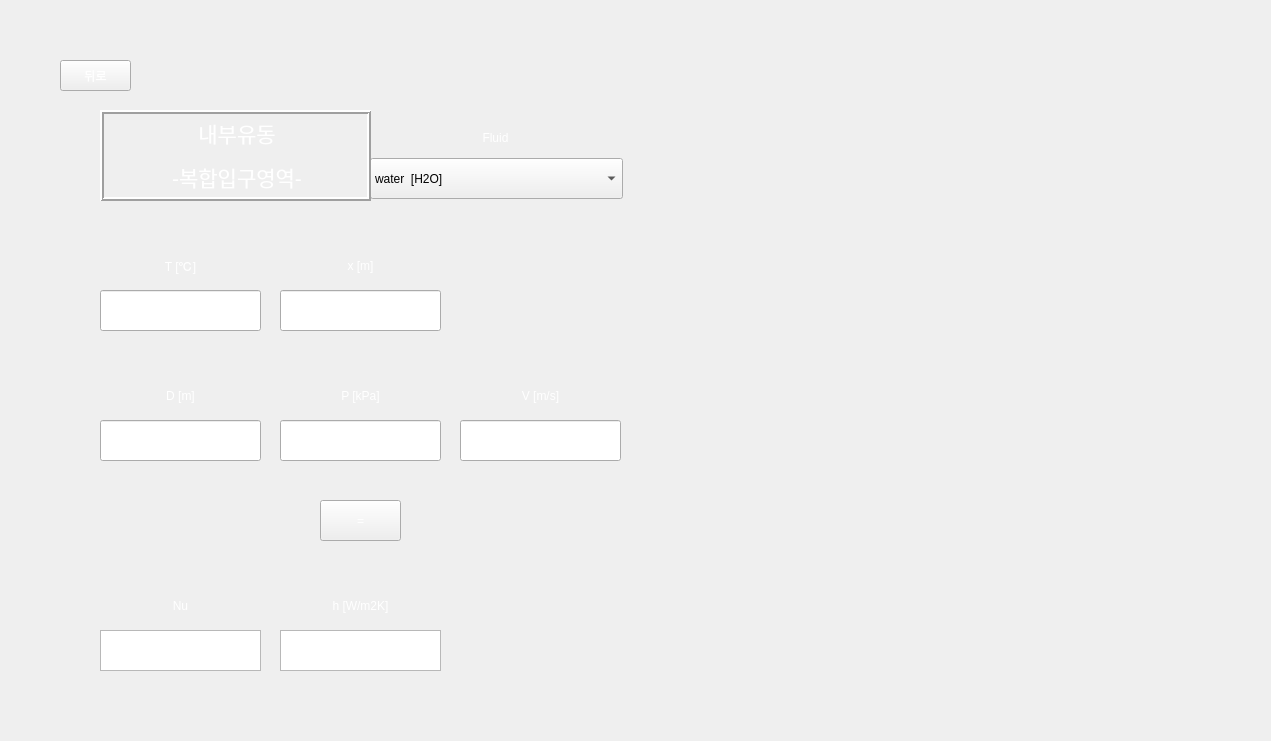
<?xml version="1.0" encoding="UTF-8"?>
<ui version="4.0">
 <class>Form</class>
 <widget class="QWidget" name="Form">
  <property name="geometry">
   <rect>
    <x>0</x>
    <y>0</y>
    <width>1271</width>
    <height>741</height>
   </rect>
  </property>
  <property name="minimumSize">
   <size>
    <width>996</width>
    <height>580</height>
   </size>
  </property>
  <property name="maximumSize">
   <size>
    <width>1271</width>
    <height>741</height>
   </size>
  </property>
  <property name="windowTitle">
   <string>Internal Flow - Combined Entry</string>
  </property>
  <property name="styleSheet">
   <string notr="true">background-image: url(:/background/하얀거.png);</string>
  </property>
  <widget class="QPushButton" name="check">
   <property name="geometry">
    <rect>
     <x>320</x>
     <y>500</y>
     <width>81</width>
     <height>41</height>
    </rect>
   </property>
   <property name="styleSheet">
    <string notr="true">QPushButton {
color: qlineargradient(spread:pad, x1:0, y1:1, x2:1, y2:0, stop:0 rgba(255, 255, 255, 255), stop:1 rgba(255, 255, 255, 255));
background-image: url(:/background/버튼2.png);
font: 20pt &quot;맑은 고딕&quot;;
}
QPushButton:hover{
border-image: url(:/background/버튼클릭2.png);
}</string>
   </property>
   <property name="text">
    <string>=</string>
   </property>
  </widget>
  <widget class="QPushButton" name="pushButton">
   <property name="geometry">
    <rect>
     <x>60</x>
     <y>60</y>
     <width>71</width>
     <height>31</height>
    </rect>
   </property>
   <property name="styleSheet">
    <string notr="true">QPushButton {
color: qlineargradient(spread:pad, x1:0, y1:1, x2:1, y2:0, stop:0 rgba(255, 255, 255, 255), stop:1 rgba(255, 255, 255, 255));
background-image: url(:/background/버튼2.png);
font: 14pt &quot;맑은 고딕&quot;;
}
QPushButton:hover{
border-image: url(:/background/버튼클릭2.png);
}</string>
   </property>
   <property name="text">
    <string>뒤로</string>
   </property>
  </widget>
  <widget class="QLabel" name="label">
   <property name="geometry">
    <rect>
     <x>100</x>
     <y>240</y>
     <width>161</width>
     <height>51</height>
    </rect>
   </property>
   <property name="styleSheet">
    <string notr="true">color: qlineargradient(spread:pad, x1:0, y1:1, x2:1, y2:0, stop:0 rgba(255, 255, 255, 255), stop:1 rgba(255, 255, 255, 255));
background-image: url(:/background/버튼2.png);
font: 20pt &quot;맑은 고딕&quot;;</string>
   </property>
   <property name="text">
    <string>T [℃]</string>
   </property>
   <property name="alignment">
    <set>Qt::AlignCenter</set>
   </property>
  </widget>
  <widget class="QLineEdit" name="T">
   <property name="geometry">
    <rect>
     <x>100</x>
     <y>290</y>
     <width>161</width>
     <height>41</height>
    </rect>
   </property>
   <property name="styleSheet">
    <string notr="true">font: 14pt &quot;맑은 고딕&quot;;
background-image: url(:/background/하얀거.png);</string>
   </property>
  </widget>
  <widget class="QLabel" name="label_8">
   <property name="geometry">
    <rect>
     <x>280</x>
     <y>240</y>
     <width>161</width>
     <height>51</height>
    </rect>
   </property>
   <property name="styleSheet">
    <string notr="true">color: qlineargradient(spread:pad, x1:0, y1:1, x2:1, y2:0, stop:0 rgba(255, 255, 255, 255), stop:1 rgba(255, 255, 255, 255));
background-image: url(:/background/버튼2.png);
font: 20pt &quot;맑은 고딕&quot;;</string>
   </property>
   <property name="text">
    <string>x [m]</string>
   </property>
   <property name="alignment">
    <set>Qt::AlignCenter</set>
   </property>
  </widget>
  <widget class="QLineEdit" name="x">
   <property name="geometry">
    <rect>
     <x>280</x>
     <y>290</y>
     <width>161</width>
     <height>41</height>
    </rect>
   </property>
   <property name="styleSheet">
    <string notr="true">font: 14pt &quot;맑은 고딕&quot;;
background-image: url(:/background/하얀거.png);</string>
   </property>
  </widget>
  <widget class="QLabel" name="label_5">
   <property name="geometry">
    <rect>
     <x>370</x>
     <y>112</y>
     <width>251</width>
     <height>51</height>
    </rect>
   </property>
   <property name="styleSheet">
    <string notr="true">color: qlineargradient(spread:pad, x1:0, y1:1, x2:1, y2:0, stop:0 rgba(255, 255, 255, 255), stop:1 rgba(255, 255, 255, 255));
background-image: url(:/background/버튼2.png);
font: 20pt &quot;맑은 고딕&quot;;</string>
   </property>
   <property name="text">
    <string>Fluid</string>
   </property>
   <property name="alignment">
    <set>Qt::AlignCenter</set>
   </property>
  </widget>
  <widget class="QLabel" name="label_3">
   <property name="geometry">
    <rect>
     <x>100</x>
     <y>370</y>
     <width>161</width>
     <height>51</height>
    </rect>
   </property>
   <property name="styleSheet">
    <string notr="true">color: qlineargradient(spread:pad, x1:0, y1:1, x2:1, y2:0, stop:0 rgba(255, 255, 255, 255), stop:1 rgba(255, 255, 255, 255));
background-image: url(:/background/버튼2.png);
font: 20pt &quot;맑은 고딕&quot;;</string>
   </property>
   <property name="text">
    <string>D [m]</string>
   </property>
   <property name="alignment">
    <set>Qt::AlignCenter</set>
   </property>
  </widget>
  <widget class="QLabel" name="label_4">
   <property name="geometry">
    <rect>
     <x>280</x>
     <y>370</y>
     <width>161</width>
     <height>51</height>
    </rect>
   </property>
   <property name="styleSheet">
    <string notr="true">color: qlineargradient(spread:pad, x1:0, y1:1, x2:1, y2:0, stop:0 rgba(255, 255, 255, 255), stop:1 rgba(255, 255, 255, 255));
background-image: url(:/background/버튼2.png);
font: 20pt &quot;맑은 고딕&quot;;</string>
   </property>
   <property name="text">
    <string>P [kPa]</string>
   </property>
   <property name="alignment">
    <set>Qt::AlignCenter</set>
   </property>
  </widget>
  <widget class="QLabel" name="label_2">
   <property name="geometry">
    <rect>
     <x>460</x>
     <y>370</y>
     <width>161</width>
     <height>51</height>
    </rect>
   </property>
   <property name="styleSheet">
    <string notr="true">color: qlineargradient(spread:pad, x1:0, y1:1, x2:1, y2:0, stop:0 rgba(255, 255, 255, 255), stop:1 rgba(255, 255, 255, 255));
background-image: url(:/background/버튼2.png);
font: 20pt &quot;맑은 고딕&quot;;</string>
   </property>
   <property name="text">
    <string>V [m/s]</string>
   </property>
   <property name="alignment">
    <set>Qt::AlignCenter</set>
   </property>
  </widget>
  <widget class="QLineEdit" name="D">
   <property name="geometry">
    <rect>
     <x>100</x>
     <y>420</y>
     <width>161</width>
     <height>41</height>
    </rect>
   </property>
   <property name="styleSheet">
    <string notr="true">font: 14pt &quot;맑은 고딕&quot;;
background-image: url(:/background/하얀거.png);</string>
   </property>
  </widget>
  <widget class="QLineEdit" name="P">
   <property name="geometry">
    <rect>
     <x>280</x>
     <y>420</y>
     <width>161</width>
     <height>41</height>
    </rect>
   </property>
   <property name="styleSheet">
    <string notr="true">font: 14pt &quot;맑은 고딕&quot;;
background-image: url(:/background/하얀거.png);</string>
   </property>
  </widget>
  <widget class="QLineEdit" name="V">
   <property name="geometry">
    <rect>
     <x>460</x>
     <y>420</y>
     <width>161</width>
     <height>41</height>
    </rect>
   </property>
   <property name="styleSheet">
    <string notr="true">font: 14pt &quot;맑은 고딕&quot;;
background-image: url(:/background/하얀거.png);</string>
   </property>
  </widget>
  <widget class="QLabel" name="label_6">
   <property name="geometry">
    <rect>
     <x>100</x>
     <y>580</y>
     <width>161</width>
     <height>51</height>
    </rect>
   </property>
   <property name="styleSheet">
    <string notr="true">color: qlineargradient(spread:pad, x1:0, y1:1, x2:1, y2:0, stop:0 rgba(255, 255, 255, 255), stop:1 rgba(255, 255, 255, 255));
background-image: url(:/background/버튼2.png);
font: 20pt &quot;맑은 고딕&quot;;</string>
   </property>
   <property name="text">
    <string>Nu</string>
   </property>
   <property name="alignment">
    <set>Qt::AlignCenter</set>
   </property>
  </widget>
  <widget class="QTextBrowser" name="textBrowser">
   <property name="geometry">
    <rect>
     <x>100</x>
     <y>630</y>
     <width>161</width>
     <height>41</height>
    </rect>
   </property>
   <property name="sizePolicy">
    <sizepolicy hsizetype="Fixed" vsizetype="Fixed">
     <horstretch>0</horstretch>
     <verstretch>0</verstretch>
    </sizepolicy>
   </property>
   <property name="maximumSize">
    <size>
     <width>111111</width>
     <height>1111111</height>
    </size>
   </property>
   <property name="styleSheet">
    <string notr="true">font: 14pt &quot;맑은 고딕&quot;;
background-image: url(:/background/하얀거.png);</string>
   </property>
  </widget>
  <widget class="QLabel" name="label_9">
   <property name="geometry">
    <rect>
     <x>280</x>
     <y>580</y>
     <width>161</width>
     <height>51</height>
    </rect>
   </property>
   <property name="styleSheet">
    <string notr="true">color: qlineargradient(spread:pad, x1:0, y1:1, x2:1, y2:0, stop:0 rgba(255, 255, 255, 255), stop:1 rgba(255, 255, 255, 255));
background-image: url(:/background/버튼2.png);
font: 18pt &quot;맑은 고딕&quot;;</string>
   </property>
   <property name="text">
    <string>h [W/m2K]</string>
   </property>
   <property name="alignment">
    <set>Qt::AlignCenter</set>
   </property>
  </widget>
  <widget class="QTextBrowser" name="textBrowser_2">
   <property name="geometry">
    <rect>
     <x>280</x>
     <y>630</y>
     <width>161</width>
     <height>41</height>
    </rect>
   </property>
   <property name="sizePolicy">
    <sizepolicy hsizetype="Fixed" vsizetype="Fixed">
     <horstretch>0</horstretch>
     <verstretch>0</verstretch>
    </sizepolicy>
   </property>
   <property name="maximumSize">
    <size>
     <width>111111</width>
     <height>1111111</height>
    </size>
   </property>
   <property name="styleSheet">
    <string notr="true">font: 14pt &quot;맑은 고딕&quot;;
background-image: url(:/background/하얀거.png);</string>
   </property>
  </widget>
  <widget class="QLabel" name="label_10">
   <property name="geometry">
    <rect>
     <x>0</x>
     <y>0</y>
     <width>1271</width>
     <height>741</height>
    </rect>
   </property>
   <property name="styleSheet">
    <string notr="true">image: url(:/background/배경2.png);</string>
   </property>
   <property name="text">
    <string/>
   </property>
  </widget>
  <widget class="QLabel" name="label_7">
   <property name="geometry">
    <rect>
     <x>690</x>
     <y>400</y>
     <width>511</width>
     <height>271</height>
    </rect>
   </property>
   <property name="styleSheet">
    <string notr="true">image: url(:/background/combined entry-2.PNG);</string>
   </property>
   <property name="text">
    <string/>
   </property>
  </widget>
  <widget class="QLabel" name="label_11">
   <property name="geometry">
    <rect>
     <x>680</x>
     <y>50</y>
     <width>541</width>
     <height>641</height>
    </rect>
   </property>
   <property name="styleSheet">
    <string notr="true">image: url(:/background/combined entry.PNG);</string>
   </property>
   <property name="text">
    <string/>
   </property>
  </widget>
  <widget class="QComboBox" name="fluid_2">
   <property name="geometry">
    <rect>
     <x>370</x>
     <y>158</y>
     <width>253</width>
     <height>41</height>
    </rect>
   </property>
   <property name="styleSheet">
    <string notr="true">background-image: url(:/background/하얀거.png);
font: 11pt &quot;맑은 고딕&quot;;</string>
   </property>
   <item>
    <property name="text">
     <string>water  [H2O]</string>
    </property>
   </item>
   <item>
    <property name="text">
     <string>air</string>
    </property>
   </item>
   <item>
    <property name="text">
     <string>1-Butene  [C4H8]</string>
    </property>
   </item>
   <item>
    <property name="text">
     <string>Acetone  [C3H6O]</string>
    </property>
   </item>
   <item>
    <property name="text">
     <string>Ammonia  [NH3]</string>
    </property>
   </item>
   <item>
    <property name="text">
     <string>Argon  [Ar]</string>
    </property>
   </item>
   <item>
    <property name="text">
     <string>Benzene  [C6H6]</string>
    </property>
   </item>
   <item>
    <property name="text">
     <string>CarbonDioxide  [CO2]</string>
    </property>
   </item>
   <item>
    <property name="text">
     <string>CarbonMonoxide  [CO]</string>
    </property>
   </item>
   <item>
    <property name="text">
     <string>CarbonylSulfide  [COS]</string>
    </property>
   </item>
   <item>
    <property name="text">
     <string>CycloHexane  [C6H12]</string>
    </property>
   </item>
   <item>
    <property name="text">
     <string>CycloPropane  [C3H6]</string>
    </property>
   </item>
   <item>
    <property name="text">
     <string>Cyclopentane  [C5H10]</string>
    </property>
   </item>
   <item>
    <property name="text">
     <string>D4  [C8H24O4Si4]</string>
    </property>
   </item>
   <item>
    <property name="text">
     <string>D5  [C10H30O5Si5]</string>
    </property>
   </item>
   <item>
    <property name="text">
     <string>D6  [C12H36O6Si6]</string>
    </property>
   </item>
   <item>
    <property name="text">
     <string>Deuterium  [D2]</string>
    </property>
   </item>
   <item>
    <property name="text">
     <string>Dichloroethane  [C2Cl2H4]</string>
    </property>
   </item>
   <item>
    <property name="text">
     <string>DiethylEther  [C4H10O]</string>
    </property>
   </item>
   <item>
    <property name="text">
     <string>DimethylCarbonate  [C3H6O3]</string>
    </property>
   </item>
   <item>
    <property name="text">
     <string>DimethylEther  [C2H6O]</string>
    </property>
   </item>
   <item>
    <property name="text">
     <string>Ethane  [C2H6]</string>
    </property>
   </item>
   <item>
    <property name="text">
     <string>Ethanol  [C2H6O]</string>
    </property>
   </item>
   <item>
    <property name="text">
     <string>EthylBenzene  [C8H10]</string>
    </property>
   </item>
   <item>
    <property name="text">
     <string>Ethylene  [C2H4]</string>
    </property>
   </item>
   <item>
    <property name="text">
     <string>EthyleneOxide  [C2H4O]</string>
    </property>
   </item>
   <item>
    <property name="text">
     <string>Fluorine  [F2]</string>
    </property>
   </item>
   <item>
    <property name="text">
     <string>HFE143m  [C2F3H3O]</string>
    </property>
   </item>
   <item>
    <property name="text">
     <string>HeavyWater  [D2O]</string>
    </property>
   </item>
   <item>
    <property name="text">
     <string>Helium  [He]</string>
    </property>
   </item>
   <item>
    <property name="text">
     <string>Hydrogen  [H2]</string>
    </property>
   </item>
   <item>
    <property name="text">
     <string>HydrogenChloride  [ClH]</string>
    </property>
   </item>
   <item>
    <property name="text">
     <string>HydrogenSulfide  [H2S]</string>
    </property>
   </item>
   <item>
    <property name="text">
     <string>IsoButane  [C4H10]</string>
    </property>
   </item>
   <item>
    <property name="text">
     <string>IsoButene  [C4H8]</string>
    </property>
   </item>
   <item>
    <property name="text">
     <string>Isohexane  [C6H14]</string>
    </property>
   </item>
   <item>
    <property name="text">
     <string>Isopentane  [C5H12]</string>
    </property>
   </item>
   <item>
    <property name="text">
     <string>Krypton  [Kr]</string>
    </property>
   </item>
   <item>
    <property name="text">
     <string>MD2M  [C10H30O3Si4]</string>
    </property>
   </item>
   <item>
    <property name="text">
     <string>MD3M  [C12H36O4Si5]</string>
    </property>
   </item>
   <item>
    <property name="text">
     <string>MD4M  [C14H42O5Si6]</string>
    </property>
   </item>
   <item>
    <property name="text">
     <string>MDM  [C8H24O2Si3]</string>
    </property>
   </item>
   <item>
    <property name="text">
     <string>MM  [C6H18OSi2]</string>
    </property>
   </item>
   <item>
    <property name="text">
     <string>Methane  [CH4]</string>
    </property>
   </item>
   <item>
    <property name="text">
     <string>Methanol  [CH4O]</string>
    </property>
   </item>
   <item>
    <property name="text">
     <string>MethylLinoleate  [C19H34O2]</string>
    </property>
   </item>
   <item>
    <property name="text">
     <string>MethylLinolenate  [C19H32O2]</string>
    </property>
   </item>
   <item>
    <property name="text">
     <string>MethylOleate  [C19H36O2]</string>
    </property>
   </item>
   <item>
    <property name="text">
     <string>MethylPalmitate  [C17H34O2]</string>
    </property>
   </item>
   <item>
    <property name="text">
     <string>MethylStearate  [C19H38O2]</string>
    </property>
   </item>
   <item>
    <property name="text">
     <string>Neon  [Ne]</string>
    </property>
   </item>
   <item>
    <property name="text">
     <string>Neopentane  [C5H12]</string>
    </property>
   </item>
   <item>
    <property name="text">
     <string>Nitrogen  [N2]</string>
    </property>
   </item>
   <item>
    <property name="text">
     <string>NitrousOxide  [N2O]</string>
    </property>
   </item>
   <item>
    <property name="text">
     <string>Novec649  [C6F12O]</string>
    </property>
   </item>
   <item>
    <property name="text">
     <string>OrthoDeuterium</string>
    </property>
   </item>
   <item>
    <property name="text">
     <string>OrthoHydrogen</string>
    </property>
   </item>
   <item>
    <property name="text">
     <string>Oxygen  [O2]</string>
    </property>
   </item>
   <item>
    <property name="text">
     <string>ParaDeuterium</string>
    </property>
   </item>
   <item>
    <property name="text">
     <string>ParaHydrogen</string>
    </property>
   </item>
   <item>
    <property name="text">
     <string>Propylene  [C3H6]</string>
    </property>
   </item>
   <item>
    <property name="text">
     <string>Propyne  [C3H4]</string>
    </property>
   </item>
   <item>
    <property name="text">
     <string>R11</string>
    </property>
   </item>
   <item>
    <property name="text">
     <string>R113</string>
    </property>
   </item>
   <item>
    <property name="text">
     <string>R114</string>
    </property>
   </item>
   <item>
    <property name="text">
     <string>R115</string>
    </property>
   </item>
   <item>
    <property name="text">
     <string>R116</string>
    </property>
   </item>
   <item>
    <property name="text">
     <string>R12</string>
    </property>
   </item>
   <item>
    <property name="text">
     <string>R123</string>
    </property>
   </item>
   <item>
    <property name="text">
     <string>R1233zd(E)</string>
    </property>
   </item>
   <item>
    <property name="text">
     <string>R1234yf</string>
    </property>
   </item>
   <item>
    <property name="text">
     <string>R1234ze(E)</string>
    </property>
   </item>
   <item>
    <property name="text">
     <string>R1234ze(Z)</string>
    </property>
   </item>
   <item>
    <property name="text">
     <string>R124</string>
    </property>
   </item>
   <item>
    <property name="text">
     <string>R1243zf</string>
    </property>
   </item>
   <item>
    <property name="text">
     <string>R125</string>
    </property>
   </item>
   <item>
    <property name="text">
     <string>R13</string>
    </property>
   </item>
   <item>
    <property name="text">
     <string>R134a</string>
    </property>
   </item>
   <item>
    <property name="text">
     <string>R13l1</string>
    </property>
   </item>
   <item>
    <property name="text">
     <string>R14</string>
    </property>
   </item>
   <item>
    <property name="text">
     <string>R141b</string>
    </property>
   </item>
   <item>
    <property name="text">
     <string>R142b</string>
    </property>
   </item>
   <item>
    <property name="text">
     <string>R143a</string>
    </property>
   </item>
   <item>
    <property name="text">
     <string>R152A</string>
    </property>
   </item>
   <item>
    <property name="text">
     <string>R161</string>
    </property>
   </item>
   <item>
    <property name="text">
     <string>R21</string>
    </property>
   </item>
   <item>
    <property name="text">
     <string>R218</string>
    </property>
   </item>
   <item>
    <property name="text">
     <string>R22</string>
    </property>
   </item>
   <item>
    <property name="text">
     <string>R227EA</string>
    </property>
   </item>
   <item>
    <property name="text">
     <string>R23</string>
    </property>
   </item>
   <item>
    <property name="text">
     <string>R236EA</string>
    </property>
   </item>
   <item>
    <property name="text">
     <string>R236FA</string>
    </property>
   </item>
   <item>
    <property name="text">
     <string>R245ca</string>
    </property>
   </item>
   <item>
    <property name="text">
     <string>R245fa</string>
    </property>
   </item>
   <item>
    <property name="text">
     <string>R32</string>
    </property>
   </item>
   <item>
    <property name="text">
     <string>R365MFC</string>
    </property>
   </item>
   <item>
    <property name="text">
     <string>R40</string>
    </property>
   </item>
   <item>
    <property name="text">
     <string>R404A</string>
    </property>
   </item>
   <item>
    <property name="text">
     <string>R407C</string>
    </property>
   </item>
   <item>
    <property name="text">
     <string>R41</string>
    </property>
   </item>
   <item>
    <property name="text">
     <string>R410A</string>
    </property>
   </item>
   <item>
    <property name="text">
     <string>R507A</string>
    </property>
   </item>
   <item>
    <property name="text">
     <string>RC318</string>
    </property>
   </item>
   <item>
    <property name="text">
     <string>SES36</string>
    </property>
   </item>
   <item>
    <property name="text">
     <string>SulfurDioxide  [O2S]</string>
    </property>
   </item>
   <item>
    <property name="text">
     <string>SulfurHexafluoride  [F6S]</string>
    </property>
   </item>
   <item>
    <property name="text">
     <string>Toluene  [C7H8]</string>
    </property>
   </item>
   <item>
    <property name="text">
     <string>Xenon  [Xe]</string>
    </property>
   </item>
   <item>
    <property name="text">
     <string>cis-2-Butene  [C4H8]</string>
    </property>
   </item>
   <item>
    <property name="text">
     <string>m-Xylene  [C8H10]</string>
    </property>
   </item>
   <item>
    <property name="text">
     <string>n-Butane  [C4H10]</string>
    </property>
   </item>
   <item>
    <property name="text">
     <string>n-Decane  [C10H22]</string>
    </property>
   </item>
   <item>
    <property name="text">
     <string>n-Dodecane  [C12H26]</string>
    </property>
   </item>
   <item>
    <property name="text">
     <string>n-Heptane  [C7H16]</string>
    </property>
   </item>
   <item>
    <property name="text">
     <string>n-Hexane  [C6H14]</string>
    </property>
   </item>
   <item>
    <property name="text">
     <string>n-Nonane  [C9H20]</string>
    </property>
   </item>
   <item>
    <property name="text">
     <string>n-Octane  [C8H18]</string>
    </property>
   </item>
   <item>
    <property name="text">
     <string>n-Pentane  [C5H12]</string>
    </property>
   </item>
   <item>
    <property name="text">
     <string>n-Propane  [C3H8]</string>
    </property>
   </item>
   <item>
    <property name="text">
     <string>n-Undecane  [C11H24]</string>
    </property>
   </item>
   <item>
    <property name="text">
     <string>o-Xylene  [C8H10]</string>
    </property>
   </item>
   <item>
    <property name="text">
     <string>p-Xylene  [C8H10]</string>
    </property>
   </item>
   <item>
    <property name="text">
     <string>trans-2-Butene  [C4H8]</string>
    </property>
   </item>
  </widget>
  <widget class="QLabel" name="label_13">
   <property name="geometry">
    <rect>
     <x>100</x>
     <y>110</y>
     <width>271</width>
     <height>91</height>
    </rect>
   </property>
   <property name="styleSheet">
    <string notr="true">font: 10pt &quot;맑은 고딕&quot;;
color: rgb(255, 255, 255);
background-image: url(:/background/버튼2.png);</string>
   </property>
   <property name="frameShape">
    <enum>QFrame::Box</enum>
   </property>
   <property name="frameShadow">
    <enum>QFrame::Raised</enum>
   </property>
   <property name="lineWidth">
    <number>2</number>
   </property>
   <property name="text">
    <string>&lt;!DOCTYPE HTML PUBLIC &quot;-//W3C//DTD HTML 4.0//EN&quot; &quot;http://www.w3.org/TR/REC-html40/strict.dtd&quot;&gt;
&lt;html&gt;&lt;head&gt;&lt;meta name=&quot;qrichtext&quot; content=&quot;1&quot; /&gt;&lt;style type=&quot;text/css&quot;&gt;
p, li { white-space: pre-wrap; }
&lt;/style&gt;&lt;/head&gt;&lt;body style=&quot; font-family:'맑은 고딕'; font-size:10pt; font-weight:400; font-style:normal;&quot;&gt;
&lt;p align=&quot;center&quot; style=&quot; margin-top:12px; margin-bottom:12px; margin-left:0px; margin-right:0px; -qt-block-indent:0; text-indent:0px;&quot;&gt;&lt;span style=&quot; font-size:16pt;&quot;&gt;내부유동&lt;/span&gt;&lt;/p&gt;
&lt;p align=&quot;center&quot; style=&quot; margin-top:12px; margin-bottom:12px; margin-left:0px; margin-right:0px; -qt-block-indent:0; text-indent:0px;&quot;&gt;&lt;span style=&quot; font-size:16pt;&quot;&gt;-복합입구영역-&lt;/span&gt;&lt;/p&gt;&lt;/body&gt;&lt;/html&gt;</string>
   </property>
   <property name="buddy">
    <cstring>pushButton</cstring>
   </property>
  </widget>
  <zorder>label_10</zorder>
  <zorder>check</zorder>
  <zorder>pushButton</zorder>
  <zorder>label</zorder>
  <zorder>T</zorder>
  <zorder>label_8</zorder>
  <zorder>x</zorder>
  <zorder>label_5</zorder>
  <zorder>label_3</zorder>
  <zorder>label_4</zorder>
  <zorder>label_2</zorder>
  <zorder>D</zorder>
  <zorder>P</zorder>
  <zorder>V</zorder>
  <zorder>label_6</zorder>
  <zorder>textBrowser</zorder>
  <zorder>label_9</zorder>
  <zorder>textBrowser_2</zorder>
  <zorder>label_11</zorder>
  <zorder>label_7</zorder>
  <zorder>fluid_2</zorder>
  <zorder>label_13</zorder>
 </widget>
 <resources>
  <include location="../resource/resources.qrc"/>
 </resources>
 <connections/>
</ui>
